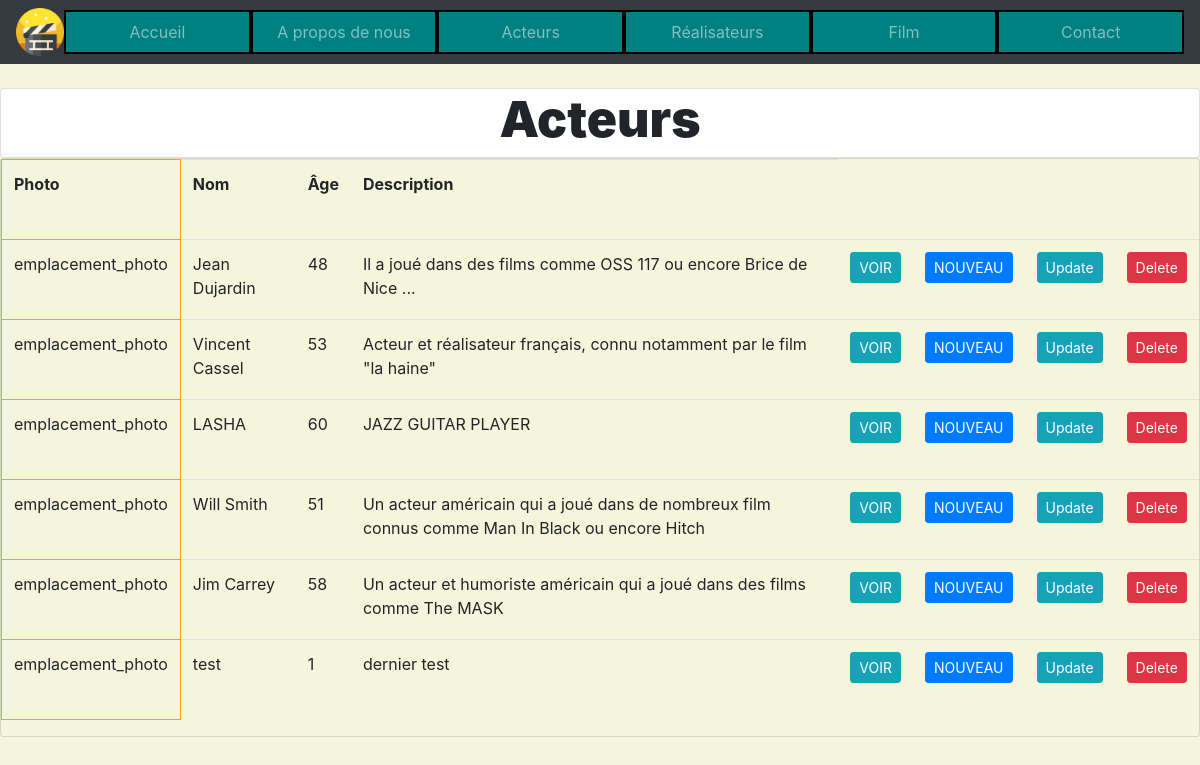
The page /acteur on the database its author committed.
### main/models.py (models this page shows, shortened)
class Acteur(models.Model):
    nom = models.CharField(max_length=200, null=True)
    age = models.IntegerField(max_length=20, null=True)
    description = models.CharField(max_length=2000, null=True)

### main/views.py (the view)
# urls.py: path('acteur', views.acteur, name = 'page_acteur' ),
def acteur (request):
    acteurs = Acteur.objects.all()
    return render(request,'home/acteur.html', {'acteurs':acteurs})

### main/templates/home/acteur.html (shortened to what this page needs)
{% extends 'home/ref.html' %}
{% block content %}
<br>
<body style="background-color: rgb(245, 245, 220);">
    <div class="row">
        <div class="col-md">
            <div class="card card-bod">
                <h5 style="text-align: center;font-weight:1000; font-size:50px;">Acteurs</h5>
            </div>
            <div class="card card-bod"style="background-color: rgb(245, 245, 220);">
            <table class="table" style="height: 10em;">
                <tr >
                    <th style="height: 5em; border: orange 1px solid;">Photo</th>
                    <th>Nom</th>
                    <th>Âge</th>
                    <th>Description</th>
                </tr>
                {% for i in acteurs%}
                <tr>
                    <td style="height: 5em; border: orange 1px solid;">emplacement_photo</td>
                    <td>{{i.nom}}</td>
                    <td>{{i.age}}</td>
                    <td>{{i.description}}</td>
                    <td><a href="{% url 'page_base_acteur' i.id %}" class="btn btn-sm btn-info">VOIR</a></td>
                    <td><a href="{% url 'form_acteur' %}" class="btn btn-primary btn-sm btn-block">NOUVEAU</a></td>
                    <td><a href="{% url 'form_acteur_update' i.id %}" class="btn btn-sm btn-info">Update</a></td>
                    <td><a href="{% url 'delete_acteur' i.id %}" class="btn btn-sm btn-danger">Delete</a></td>
                </tr>
                {% endfor %}
            </table>
        </div>
    </div>
</div>
</body>
{% endblock %}

### main/templates/home/ref.html (shortened to what this page needs)
{% load static %}
<!DOCTYPE html>
<html lang="en">
<head>
    <link rel="stylesheet" type="text/css" href= "{% static 'css/ref.css' %}">
    <link rel="stylesheet" href="https://stackpath.bootstrapcdn.com/bootstrap/4.5.2/css/bootstrap.min.css">
</head>
<body style="background-color: rgb(245, 245, 220);">
        <nav class="navbar navbar-expand-lg navbar-dark bg-dark">
            <img src="{% static 'images/cinema.png'%}" style="width: 3em; height: auto;">
            <div class="collapse navbar-collapse" id="navbarNav">
              <ul class="navbar-nav">
                <li class="nav-item ">
                  <a class="nav-link" href="{% url 'myindex'%}">Accueil</a>
                </li>
                <li class="nav-item ">
                    <a class="nav-link" href="{% url 'page_apropos'%}">A propos de nous</a>
                  </li>
                  <li class="nav-item ">
                    <a class="nav-link" href="{% url 'page_acteur'%}">Acteurs</a>
                  </li>
                  <li class="nav-item ">
                    <a class="nav-link" href="{% url 'page_realisateur'%}">Réalisateurs</a>
                  </li>
                  <li class="nav-item ">
                    <a class="nav-link" href="{% url 'page_film'%}">Film</a>
                  </li>
                <li class="nav-item">
                  <a class="nav-link" href="#">Contact</a>
                </li>
              </ul>
            </div>
          </nav>
    {% block content %}
    {% endblock %}
   </body>
</html>

### static/css/ref.css (style rules this page uses)
body { background-color: rgb(245, 245, 220); }
.navbar-nav { justify-content: center; flex-shrink: 1; flex-grow: 1; flex-basis: 100px; display: flex; }
li { justify-content: center; flex-shrink: 1; flex-grow: 1; flex-basis: 100px; display: flex; background-color: teal; }
.nav-item { flex-shrink: 1; flex-grow: 1; display: flex; justify-content: center; text-align: center; border: 2px solid black; background-color: teal; }

### rows shown on the page
Acteur: nom "Jean Dujardin", age "48", description "Il a joué dans des films comme OSS 117 ou encore Brice de Nice ..."
Acteur: nom "Vincent Cassel", age "53", description "Acteur et réalisateur français, connu notamment par le film \"la haine\""
Acteur: nom "LASHA", age "60", description "JAZZ GUITAR PLAYER"
Acteur: nom "Will Smith", age "51", description "Un acteur américain qui a joué dans de nombreux film connus comme Man In Black ou encore Hitch"
Acteur: nom "Jim Carrey", age "58", description "Un acteur et humoriste américain qui a joué dans des films comme The MASK"
Acteur: nom "test", age "1", description "dernier test"
